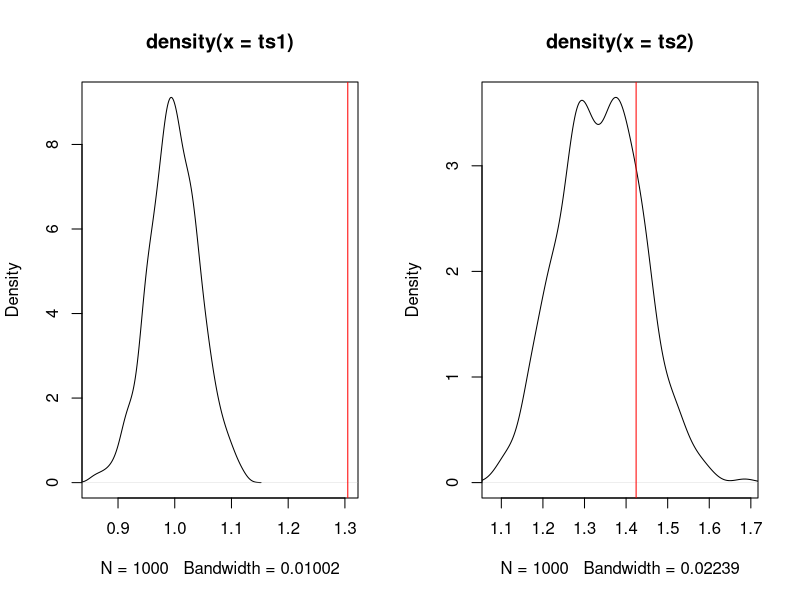

Reproduce this figure in R. (Note: a time limit stopped this script after it produced the figure.)
##You have N draws from some distribution f()
##let's call the vector of draws x
##You want to test a null hypothesis something like: f() has "spread" (loosely defined here) similar to that of the normal distribution.

##let's consider two test statistics
##a. the SD of the data (so, h0: sd(x)=1)
##b. the IQR of the data (so, h0: iqr(x)= qnorm(.75)-qnorm(.25)=1.35)
##obviously these are both related to the variation in the data.

##now, different draws of x will results in different test statistics. we can utilize simulation to generate the null distribution of these test statistics

set.seed(13141)
ts1<-ts2<-numeric() #these will be test statistics for different draws of x
N<-250
for (i in 1:1000) {
    x<-rnorm(N) #note that i've in fact added something to the null hypothesis here: that the data in fact comes from the standard normal
    ts1[i]<-sd(x)
    ts2[i]<-quantile(x,.75)-quantile(x,.25)
}

##Now let's generate test statistics from a scenario in which the null hypothesis is false (e.g., f() is the student's T distribution with df=5)
obs<-rt(N,df=5)
obs.ts1<-sd(obs) #1.4
obs.ts2<-quantile(obs,.75)-quantile(obs,.25) #1.6
##so we can see that ts1 falls well outside of the distribution geneated when null hypothesis is true (compare to lefthand panel of figure). ts2, however, is a less sensitive test here (compare to righthand panel of figure). to the extent that we were interested in asking whether the unknown data-generating function f() had variation comparable to the normal, we'd perhaps be better off looking at the SD rather than the IQR.

par(mfrow=c(1,2))
plot(density(ts1),xlim=range(c(ts1,obs.ts1)))
abline(v=obs.ts1,col="red")
plot(density(ts2),xlim=range(c(ts2,obs.ts2)))
abline(v=obs.ts2,col="red")

quantile(ts1,c(.025,.975)) #so, we expect variation in our first test statistic under the null between ~(0.91,1.09)
quantile(ts2,c(.025,.975)) #here we expect variation between (1.2,1.5)
get.pseudop<-function(val,ec) {
    fun<-ecdf(ec)
    fun(val)->xx
    xx
}
get.pseudop(obs.ts1,ts1)
get.pseudop(obs.ts2,ts2)

##it looks to me like ts1 is a way better test statistic for examining the hypothesis that observed variation is consistent with what we get from a normal distribution. to be authoritative we'd want to conduct this experiment many many times.

##1. does ts2 become a more discerning test statistic (in an absolute sense, not relative to ts1) as we increase N?

pp <- numeric()
svec <- numeric()
snvec <- numeric()
Ns <-seq(10, 2000, length.out=100)

for (s in 1:100) {
  ts<-tns<-numeric() #these will be test statistics for different draws of x
  for (i in 1:1000) {
    s.x<-rt(Ns[s],df=5) #note that i've in fact added something to the null hypothesis here: that the data in fact comes from the standard normal
    ts[i]<-quantile(s.x,.75)-quantile(s.x,.25)
    sn.x<-rnorm(Ns[s]) #note that i've in fact added something to the null hypothesis here: that the data in fact comes from the standard normal
    tns[i]<-quantile(sn.x,.75)-quantile(sn.x,.25)
  }
  svec[s] <- mean(ts)
  snvec[s] <- mean(tns)
  pp[s] <- get.pseudop(mean(ts),tns)
}
par(mfrow=c(1,1))
plot(Ns,pp, xlab='N', ylab='Pseudo p-Value')
abline(h=0.975,col='red')

#Yes, it starts to become useful around N=1000.

##2. does the performance of ts2 improve if you go from the iqr to a more/less extreme spread? (i have no clue what the answer is!)
pp <- numeric()
svec <- numeric()
snvec <- numeric()
vals<-seq(0.5, 1, length.out=100)
N<-250
for (s in 1:100) {
  ts<-tns<-numeric() #these will be test statistics for different draws of x
  for (i in 1:1000) {
    s.x<-rt(N,df=5) #note that i've in fact added something to the null hypothesis here: that the data in fact comes from the standard normal
    ts[i]<-quantile(s.x,vals[s])-quantile(s.x,(1-vals[s]))
    sn.x<-rnorm(N) #note that i've in fact added something to the null hypothesis here: that the data in fact comes from the standard normal
    tns[i]<-quantile(sn.x,vals[s])-quantile(sn.x,(1-vals[s]))
  }
  svec[s] <- mean(ts)
  snvec[s] <- mean(tns)
  pp[s] <- get.pseudop(mean(ts),tns)
}
par(mfrow=c(1,1))
plot(vals,pp, xlab='Upper Percentile', ylab='Pseudo p-Value')
abline(h=0.975,col='red')

#for a fixed N, the ability of some type of range statistic to discern between the z and t ditsributions increases as the width of that range increases.

##3. (harder) can you come up with a test statistic for the null hypothesis that f() IS the normal distribution?
# Yes - 1-2*sd/(range of the middle 68.2% of the data) - centered around zero for normal distributions.  

N<-250
uts<-tons<-ts<-tns<-numeric() #these will be test statistics for different draws of x
for (i in 1:1000) {
  s.x<-rt(N,df=5) #note that i've in fact added something to the null hypothesis here: that the data in fact comes from the standard normal
  ts[i]<- 1-2*sd(s.x)/(quantile(s.x,.841)-quantile(s.x,.159))
  sn.x<-rnorm(N) #note that i've in fact added something to the null hypothesis here: that the data in fact comes from the standard normal
  tns[i]<-1-2*sd(sn.x)/(quantile(sn.x,.841)-quantile(sn.x,.159))
  on.x<-rnorm(N, mean=3, sd=1.5) #note that i've in fact added something to the null hypothesis here: that the data in fact comes from the standard normal
  tons[i]<-1-2*sd(on.x)/(quantile(on.x,.841)-quantile(on.x,.159))
  u.x<-runif(N) #note that i've in fact added something to the null hypothesis here: that the data in fact comes from the standard normal
  uts[i]<-1-2*sd(u.x)/(quantile(u.x,.841)-quantile(u.x,.159))
}
get.pseudop(mean(tns),tns)
get.pseudop(mean(uts),tns)
get.pseudop(mean(ts),tns)
get.pseudop(mean(tons),tns)

quantile(tns,c(.025,.975))
mean(ts)
mean(tns)
mean(tons)
mean(uts)
plot(density(tns),xlim=c(-.2,.2),main='Distribution of Test Statistics')
abline(v=mean(ts),col='red')
abline(v=mean(tons),col='green')
abline(v=mean(uts),col='blue')
